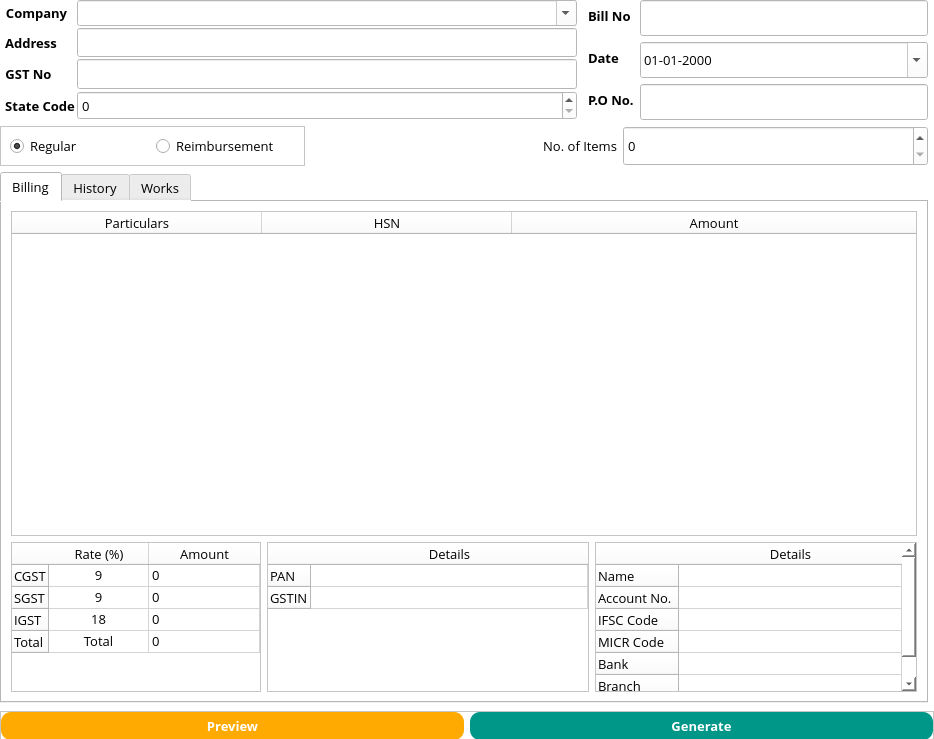
<?xml version="1.0" encoding="UTF-8"?>
<ui version="4.0">
 <class>Form</class>
 <widget class="QWidget" name="Form">
  <property name="windowModality">
   <enum>Qt::ApplicationModal</enum>
  </property>
  <property name="geometry">
   <rect>
    <x>0</x>
    <y>0</y>
    <width>934</width>
    <height>739</height>
   </rect>
  </property>
  <property name="minimumSize">
   <size>
    <width>800</width>
    <height>600</height>
   </size>
  </property>
  <property name="sizeIncrement">
   <size>
    <width>0</width>
    <height>0</height>
   </size>
  </property>
  <property name="windowTitle">
   <string>Form</string>
  </property>
  <property name="windowIcon">
   <iconset>
    <normaloff>../Icon/logo.png</normaloff>../Icon/logo.png</iconset>
  </property>
  <property name="styleSheet">
   <string notr="true">background-color: rgb(255, 255, 255);</string>
  </property>
  <layout class="QGridLayout" name="gridLayout">
   <property name="leftMargin">
    <number>0</number>
   </property>
   <property name="topMargin">
    <number>0</number>
   </property>
   <property name="rightMargin">
    <number>0</number>
   </property>
   <property name="bottomMargin">
    <number>0</number>
   </property>
   <item row="3" column="1" colspan="2">
    <widget class="QTabWidget" name="tabWidget">
     <property name="font">
      <font>
       <family>Open Sans</family>
       <pointsize>10</pointsize>
       <stylestrategy>PreferAntialias</stylestrategy>
      </font>
     </property>
     <property name="currentIndex">
      <number>0</number>
     </property>
     <widget class="QWidget" name="Billing">
      <attribute name="title">
       <string>Billing</string>
      </attribute>
      <layout class="QGridLayout" name="gridLayout_3">
       <item row="0" column="0" colspan="3">
        <widget class="QTableWidget" name="BillTable">
         <property name="minimumSize">
          <size>
           <width>0</width>
           <height>230</height>
          </size>
         </property>
         <property name="font">
          <font>
           <family>Open Sans</family>
           <pointsize>10</pointsize>
           <stylestrategy>PreferAntialias</stylestrategy>
          </font>
         </property>
         <property name="textElideMode">
          <enum>Qt::ElideMiddle</enum>
         </property>
         <attribute name="horizontalHeaderDefaultSectionSize">
          <number>250</number>
         </attribute>
         <attribute name="horizontalHeaderStretchLastSection">
          <bool>true</bool>
         </attribute>
         <column>
          <property name="text">
           <string>Particulars</string>
          </property>
         </column>
         <column>
          <property name="text">
           <string>HSN</string>
          </property>
         </column>
         <column>
          <property name="text">
           <string>Amount</string>
          </property>
         </column>
        </widget>
       </item>
       <item row="1" column="0">
        <widget class="QTableWidget" name="GSTRate">
         <property name="minimumSize">
          <size>
           <width>0</width>
           <height>50</height>
          </size>
         </property>
         <property name="maximumSize">
          <size>
           <width>250</width>
           <height>150</height>
          </size>
         </property>
         <property name="font">
          <font>
           <family>Open Sans</family>
           <pointsize>10</pointsize>
           <stylestrategy>PreferAntialias</stylestrategy>
          </font>
         </property>
         <attribute name="horizontalHeaderDefaultSectionSize">
          <number>100</number>
         </attribute>
         <attribute name="horizontalHeaderStretchLastSection">
          <bool>true</bool>
         </attribute>
         <attribute name="verticalHeaderMinimumSectionSize">
          <number>20</number>
         </attribute>
         <attribute name="verticalHeaderDefaultSectionSize">
          <number>20</number>
         </attribute>
         <row>
          <property name="text">
           <string>CGST</string>
          </property>
         </row>
         <row>
          <property name="text">
           <string>SGST</string>
          </property>
         </row>
         <row>
          <property name="text">
           <string>IGST</string>
          </property>
         </row>
         <row>
          <property name="text">
           <string>Total</string>
          </property>
         </row>
         <column>
          <property name="text">
           <string>Rate (%)</string>
          </property>
         </column>
         <column>
          <property name="text">
           <string>Amount</string>
          </property>
         </column>
         <item row="0" column="0">
          <property name="text">
           <string>9</string>
          </property>
          <property name="textAlignment">
           <set>AlignCenter</set>
          </property>
         </item>
         <item row="0" column="1">
          <property name="text">
           <string>0</string>
          </property>
          <property name="textAlignment">
           <set>AlignLeading|AlignVCenter</set>
          </property>
         </item>
         <item row="1" column="0">
          <property name="text">
           <string>9</string>
          </property>
          <property name="textAlignment">
           <set>AlignCenter</set>
          </property>
         </item>
         <item row="1" column="1">
          <property name="text">
           <string>0</string>
          </property>
          <property name="textAlignment">
           <set>AlignLeading|AlignVCenter</set>
          </property>
         </item>
         <item row="2" column="0">
          <property name="text">
           <string>18</string>
          </property>
          <property name="textAlignment">
           <set>AlignCenter</set>
          </property>
         </item>
         <item row="2" column="1">
          <property name="text">
           <string>0</string>
          </property>
          <property name="textAlignment">
           <set>AlignLeading|AlignVCenter</set>
          </property>
         </item>
         <item row="3" column="0">
          <property name="text">
           <string>Total</string>
          </property>
          <property name="textAlignment">
           <set>AlignCenter</set>
          </property>
         </item>
         <item row="3" column="1">
          <property name="text">
           <string>0</string>
          </property>
          <property name="textAlignment">
           <set>AlignLeading|AlignVCenter</set>
          </property>
         </item>
        </widget>
       </item>
       <item row="1" column="1">
        <widget class="QTableWidget" name="PANGST">
         <property name="maximumSize">
          <size>
           <width>16777215</width>
           <height>150</height>
          </size>
         </property>
         <property name="font">
          <font>
           <family>Open Sans</family>
           <pointsize>10</pointsize>
           <stylestrategy>PreferAntialias</stylestrategy>
          </font>
         </property>
         <attribute name="horizontalHeaderStretchLastSection">
          <bool>true</bool>
         </attribute>
         <attribute name="verticalHeaderMinimumSectionSize">
          <number>20</number>
         </attribute>
         <attribute name="verticalHeaderDefaultSectionSize">
          <number>20</number>
         </attribute>
         <row>
          <property name="text">
           <string>PAN</string>
          </property>
         </row>
         <row>
          <property name="text">
           <string>GSTIN</string>
          </property>
         </row>
         <column>
          <property name="text">
           <string>Details</string>
          </property>
         </column>
        </widget>
       </item>
       <item row="1" column="2">
        <widget class="QTableWidget" name="BankDetails">
         <property name="maximumSize">
          <size>
           <width>16777215</width>
           <height>150</height>
          </size>
         </property>
         <property name="font">
          <font>
           <family>Open Sans</family>
           <pointsize>10</pointsize>
           <stylestrategy>PreferAntialias</stylestrategy>
          </font>
         </property>
         <attribute name="horizontalHeaderStretchLastSection">
          <bool>true</bool>
         </attribute>
         <attribute name="verticalHeaderMinimumSectionSize">
          <number>20</number>
         </attribute>
         <attribute name="verticalHeaderDefaultSectionSize">
          <number>20</number>
         </attribute>
         <row>
          <property name="text">
           <string>Name</string>
          </property>
         </row>
         <row>
          <property name="text">
           <string>Account No.</string>
          </property>
         </row>
         <row>
          <property name="text">
           <string>IFSC Code</string>
          </property>
         </row>
         <row>
          <property name="text">
           <string>MICR Code</string>
          </property>
         </row>
         <row>
          <property name="text">
           <string>Bank</string>
          </property>
         </row>
         <row>
          <property name="text">
           <string>Branch</string>
          </property>
         </row>
         <column>
          <property name="text">
           <string>Details</string>
          </property>
         </column>
        </widget>
       </item>
      </layout>
     </widget>
     <widget class="QWidget" name="history">
      <attribute name="title">
       <string>History</string>
      </attribute>
      <layout class="QGridLayout" name="gridLayout_4">
       <item row="0" column="0">
        <widget class="QTableWidget" name="History">
         <column>
          <property name="text">
           <string>Date</string>
          </property>
         </column>
         <column>
          <property name="text">
           <string>Bill No.</string>
          </property>
         </column>
         <column>
          <property name="text">
           <string>Amount</string>
          </property>
         </column>
         <column>
          <property name="text">
           <string>Type</string>
          </property>
         </column>
         <column>
          <property name="text">
           <string>FilePath</string>
          </property>
         </column>
        </widget>
       </item>
      </layout>
     </widget>
     <widget class="QWidget" name="works">
      <attribute name="title">
       <string>Works</string>
      </attribute>
      <layout class="QGridLayout" name="gridLayout_5">
       <item row="0" column="0">
        <widget class="QTableWidget" name="tableWidget_2">
         <column>
          <property name="text">
           <string>Date</string>
          </property>
         </column>
         <column>
          <property name="text">
           <string>Particulars</string>
          </property>
         </column>
         <column>
          <property name="text">
           <string>Attended by</string>
          </property>
         </column>
         <column>
          <property name="text">
           <string>Current Billing</string>
          </property>
         </column>
        </widget>
       </item>
      </layout>
     </widget>
    </widget>
   </item>
   <item row="4" column="1" colspan="3">
    <widget class="QFrame" name="frame">
     <property name="sizePolicy">
      <sizepolicy hsizetype="Preferred" vsizetype="Preferred">
       <horstretch>0</horstretch>
       <verstretch>0</verstretch>
      </sizepolicy>
     </property>
     <property name="minimumSize">
      <size>
       <width>0</width>
       <height>30</height>
      </size>
     </property>
     <property name="maximumSize">
      <size>
       <width>16777215</width>
       <height>26</height>
      </size>
     </property>
     <property name="font">
      <font>
       <family>Open Sans</family>
       <pointsize>10</pointsize>
       <stylestrategy>PreferAntialias</stylestrategy>
      </font>
     </property>
     <property name="frameShape">
      <enum>QFrame::StyledPanel</enum>
     </property>
     <property name="frameShadow">
      <enum>QFrame::Raised</enum>
     </property>
     <layout class="QGridLayout" name="gridLayout_2">
      <property name="leftMargin">
       <number>0</number>
      </property>
      <property name="topMargin">
       <number>0</number>
      </property>
      <property name="rightMargin">
       <number>0</number>
      </property>
      <property name="bottomMargin">
       <number>0</number>
      </property>
      <item row="1" column="0">
       <widget class="QPushButton" name="Prefill">
        <property name="sizePolicy">
         <sizepolicy hsizetype="Minimum" vsizetype="Expanding">
          <horstretch>0</horstretch>
          <verstretch>0</verstretch>
         </sizepolicy>
        </property>
        <property name="font">
         <font>
          <family>Open Sans</family>
          <pointsize>10</pointsize>
          <weight>75</weight>
          <bold>true</bold>
          <stylestrategy>PreferAntialias</stylestrategy>
         </font>
        </property>
        <property name="styleSheet">
         <string notr="true">color: rgb(255, 255, 255);
background-color:rgb(255, 170, 0);
border-radius:10;</string>
        </property>
        <property name="text">
         <string>Preview</string>
        </property>
       </widget>
      </item>
      <item row="1" column="1">
       <widget class="QPushButton" name="savebutton">
        <property name="sizePolicy">
         <sizepolicy hsizetype="Minimum" vsizetype="Expanding">
          <horstretch>0</horstretch>
          <verstretch>0</verstretch>
         </sizepolicy>
        </property>
        <property name="font">
         <font>
          <family>Open Sans</family>
          <pointsize>10</pointsize>
          <weight>75</weight>
          <bold>true</bold>
          <stylestrategy>PreferAntialias</stylestrategy>
         </font>
        </property>
        <property name="styleSheet">
         <string notr="true">color: rgb(255, 255, 255);
background-color:rgb(0,150,136);
border-radius:10;</string>
        </property>
        <property name="text">
         <string>Generate</string>
        </property>
        <property name="icon">
         <iconset>
          <normaloff>../../../Resources/Images/check-mark.png</normaloff>../../../Resources/Images/check-mark.png</iconset>
        </property>
       </widget>
      </item>
     </layout>
    </widget>
   </item>
   <item row="1" column="1">
    <widget class="QWidget" name="widget_2" native="true">
     <property name="minimumSize">
      <size>
       <width>0</width>
       <height>0</height>
      </size>
     </property>
     <property name="maximumSize">
      <size>
       <width>16777215</width>
       <height>120</height>
      </size>
     </property>
     <property name="font">
      <font>
       <family>Open Sans</family>
       <pointsize>10</pointsize>
       <stylestrategy>PreferAntialias</stylestrategy>
      </font>
     </property>
     <layout class="QFormLayout" name="formLayout">
      <property name="horizontalSpacing">
       <number>2</number>
      </property>
      <property name="verticalSpacing">
       <number>2</number>
      </property>
      <property name="leftMargin">
       <number>5</number>
      </property>
      <property name="topMargin">
       <number>0</number>
      </property>
      <property name="rightMargin">
       <number>5</number>
      </property>
      <property name="bottomMargin">
       <number>0</number>
      </property>
      <item row="0" column="0">
       <widget class="QLabel" name="CompTitle">
        <property name="sizePolicy">
         <sizepolicy hsizetype="Preferred" vsizetype="Preferred">
          <horstretch>0</horstretch>
          <verstretch>0</verstretch>
         </sizepolicy>
        </property>
        <property name="minimumSize">
         <size>
          <width>0</width>
          <height>10</height>
         </size>
        </property>
        <property name="maximumSize">
         <size>
          <width>150</width>
          <height>30</height>
         </size>
        </property>
        <property name="font">
         <font>
          <family>Open Sans</family>
          <pointsize>10</pointsize>
          <weight>75</weight>
          <bold>true</bold>
          <stylestrategy>PreferAntialias</stylestrategy>
         </font>
        </property>
        <property name="frameShape">
         <enum>QFrame::NoFrame</enum>
        </property>
        <property name="text">
         <string>Company</string>
        </property>
        <property name="alignment">
         <set>Qt::AlignCenter</set>
        </property>
       </widget>
      </item>
      <item row="0" column="1">
       <widget class="QComboBox" name="CompanySelect">
        <property name="sizePolicy">
         <sizepolicy hsizetype="Preferred" vsizetype="Expanding">
          <horstretch>0</horstretch>
          <verstretch>0</verstretch>
         </sizepolicy>
        </property>
        <property name="font">
         <font>
          <family>Open Sans</family>
          <pointsize>10</pointsize>
          <stylestrategy>PreferAntialias</stylestrategy>
         </font>
        </property>
        <property name="editable">
         <bool>true</bool>
        </property>
       </widget>
      </item>
      <item row="1" column="0">
       <widget class="QLabel" name="AddressTitle">
        <property name="sizePolicy">
         <sizepolicy hsizetype="Preferred" vsizetype="Preferred">
          <horstretch>0</horstretch>
          <verstretch>0</verstretch>
         </sizepolicy>
        </property>
        <property name="minimumSize">
         <size>
          <width>0</width>
          <height>30</height>
         </size>
        </property>
        <property name="maximumSize">
         <size>
          <width>150</width>
          <height>16777215</height>
         </size>
        </property>
        <property name="font">
         <font>
          <family>Open Sans</family>
          <pointsize>10</pointsize>
          <weight>75</weight>
          <bold>true</bold>
          <stylestrategy>PreferAntialias</stylestrategy>
         </font>
        </property>
        <property name="frameShape">
         <enum>QFrame::NoFrame</enum>
        </property>
        <property name="text">
         <string>Address</string>
        </property>
        <property name="alignment">
         <set>Qt::AlignCenter</set>
        </property>
       </widget>
      </item>
      <item row="1" column="1">
       <widget class="QLineEdit" name="Address">
        <property name="sizePolicy">
         <sizepolicy hsizetype="Expanding" vsizetype="Expanding">
          <horstretch>0</horstretch>
          <verstretch>0</verstretch>
         </sizepolicy>
        </property>
        <property name="font">
         <font>
          <family>Open Sans</family>
          <pointsize>10</pointsize>
          <stylestrategy>PreferAntialias</stylestrategy>
         </font>
        </property>
       </widget>
      </item>
      <item row="2" column="0">
       <widget class="QLabel" name="GSTTitle">
        <property name="sizePolicy">
         <sizepolicy hsizetype="Preferred" vsizetype="Preferred">
          <horstretch>0</horstretch>
          <verstretch>0</verstretch>
         </sizepolicy>
        </property>
        <property name="minimumSize">
         <size>
          <width>0</width>
          <height>30</height>
         </size>
        </property>
        <property name="maximumSize">
         <size>
          <width>150</width>
          <height>16777215</height>
         </size>
        </property>
        <property name="font">
         <font>
          <family>Open Sans</family>
          <pointsize>10</pointsize>
          <weight>75</weight>
          <bold>true</bold>
          <stylestrategy>PreferAntialias</stylestrategy>
         </font>
        </property>
        <property name="frameShape">
         <enum>QFrame::NoFrame</enum>
        </property>
        <property name="text">
         <string>GST No</string>
        </property>
        <property name="alignment">
         <set>Qt::AlignCenter</set>
        </property>
       </widget>
      </item>
      <item row="2" column="1">
       <widget class="QLineEdit" name="GST">
        <property name="sizePolicy">
         <sizepolicy hsizetype="Expanding" vsizetype="Expanding">
          <horstretch>0</horstretch>
          <verstretch>0</verstretch>
         </sizepolicy>
        </property>
        <property name="font">
         <font>
          <family>Open Sans</family>
          <pointsize>10</pointsize>
          <stylestrategy>PreferAntialias</stylestrategy>
         </font>
        </property>
       </widget>
      </item>
      <item row="3" column="0">
       <widget class="QLabel" name="StateCodeTitle">
        <property name="sizePolicy">
         <sizepolicy hsizetype="Preferred" vsizetype="Preferred">
          <horstretch>0</horstretch>
          <verstretch>0</verstretch>
         </sizepolicy>
        </property>
        <property name="minimumSize">
         <size>
          <width>0</width>
          <height>30</height>
         </size>
        </property>
        <property name="maximumSize">
         <size>
          <width>150</width>
          <height>16777215</height>
         </size>
        </property>
        <property name="font">
         <font>
          <family>Open Sans</family>
          <pointsize>10</pointsize>
          <weight>75</weight>
          <bold>true</bold>
          <stylestrategy>PreferAntialias</stylestrategy>
         </font>
        </property>
        <property name="frameShape">
         <enum>QFrame::NoFrame</enum>
        </property>
        <property name="text">
         <string>State Code</string>
        </property>
        <property name="alignment">
         <set>Qt::AlignCenter</set>
        </property>
       </widget>
      </item>
      <item row="3" column="1">
       <widget class="QSpinBox" name="StateCode">
        <property name="sizePolicy">
         <sizepolicy hsizetype="Minimum" vsizetype="Expanding">
          <horstretch>0</horstretch>
          <verstretch>0</verstretch>
         </sizepolicy>
        </property>
        <property name="font">
         <font>
          <family>Open Sans</family>
          <pointsize>10</pointsize>
          <stylestrategy>PreferAntialias</stylestrategy>
         </font>
        </property>
       </widget>
      </item>
     </layout>
    </widget>
   </item>
   <item row="1" column="2">
    <widget class="QWidget" name="widget_3" native="true">
     <property name="minimumSize">
      <size>
       <width>170</width>
       <height>0</height>
      </size>
     </property>
     <property name="maximumSize">
      <size>
       <width>340</width>
       <height>120</height>
      </size>
     </property>
     <property name="font">
      <font>
       <family>Open Sans</family>
       <pointsize>10</pointsize>
       <stylestrategy>PreferAntialias</stylestrategy>
      </font>
     </property>
     <layout class="QFormLayout" name="formLayout_2">
      <property name="leftMargin">
       <number>0</number>
      </property>
      <property name="topMargin">
       <number>0</number>
      </property>
      <property name="rightMargin">
       <number>0</number>
      </property>
      <property name="bottomMargin">
       <number>0</number>
      </property>
      <item row="0" column="0">
       <widget class="QLabel" name="BillNoTitle">
        <property name="font">
         <font>
          <family>Open Sans</family>
          <pointsize>10</pointsize>
          <weight>75</weight>
          <bold>true</bold>
          <stylestrategy>PreferAntialias</stylestrategy>
         </font>
        </property>
        <property name="text">
         <string>Bill No</string>
        </property>
       </widget>
      </item>
      <item row="0" column="1">
       <widget class="QLineEdit" name="BillNo">
        <property name="sizePolicy">
         <sizepolicy hsizetype="Expanding" vsizetype="Expanding">
          <horstretch>0</horstretch>
          <verstretch>0</verstretch>
         </sizepolicy>
        </property>
        <property name="font">
         <font>
          <family>Open Sans</family>
          <pointsize>10</pointsize>
          <stylestrategy>PreferAntialias</stylestrategy>
         </font>
        </property>
       </widget>
      </item>
      <item row="1" column="0">
       <widget class="QLabel" name="DateTitle">
        <property name="font">
         <font>
          <family>Open Sans</family>
          <pointsize>10</pointsize>
          <weight>75</weight>
          <bold>true</bold>
          <stylestrategy>PreferAntialias</stylestrategy>
         </font>
        </property>
        <property name="text">
         <string>Date</string>
        </property>
       </widget>
      </item>
      <item row="1" column="1">
       <widget class="QDateEdit" name="Date">
        <property name="sizePolicy">
         <sizepolicy hsizetype="Minimum" vsizetype="Expanding">
          <horstretch>0</horstretch>
          <verstretch>0</verstretch>
         </sizepolicy>
        </property>
        <property name="font">
         <font>
          <family>Open Sans</family>
          <pointsize>10</pointsize>
          <stylestrategy>PreferAntialias</stylestrategy>
         </font>
        </property>
        <property name="styleSheet">
         <string notr="true">background-color: rgb(255, 255, 255);
color: rgb(0, 0, 0);</string>
        </property>
        <property name="alignment">
         <set>Qt::AlignLeading|Qt::AlignLeft|Qt::AlignVCenter</set>
        </property>
        <property name="displayFormat">
         <string>dd-MM-yyyy</string>
        </property>
        <property name="calendarPopup">
         <bool>true</bool>
        </property>
       </widget>
      </item>
      <item row="2" column="0">
       <widget class="QLabel" name="POTitle">
        <property name="font">
         <font>
          <family>Open Sans</family>
          <pointsize>10</pointsize>
          <weight>75</weight>
          <bold>true</bold>
          <stylestrategy>PreferAntialias</stylestrategy>
         </font>
        </property>
        <property name="text">
         <string>P.O No.</string>
        </property>
       </widget>
      </item>
      <item row="2" column="1">
       <widget class="QLineEdit" name="PoNo">
        <property name="sizePolicy">
         <sizepolicy hsizetype="Expanding" vsizetype="Expanding">
          <horstretch>0</horstretch>
          <verstretch>0</verstretch>
         </sizepolicy>
        </property>
        <property name="font">
         <font>
          <family>Open Sans</family>
          <pointsize>10</pointsize>
          <stylestrategy>PreferAntialias</stylestrategy>
         </font>
        </property>
       </widget>
      </item>
     </layout>
    </widget>
   </item>
   <item row="2" column="1" colspan="2">
    <widget class="QWidget" name="widget" native="true">
     <property name="minimumSize">
      <size>
       <width>0</width>
       <height>40</height>
      </size>
     </property>
     <property name="maximumSize">
      <size>
       <width>16777215</width>
       <height>40</height>
      </size>
     </property>
     <property name="font">
      <font>
       <family>Open Sans</family>
       <pointsize>10</pointsize>
       <stylestrategy>PreferAntialias</stylestrategy>
      </font>
     </property>
     <layout class="QHBoxLayout" name="horizontalLayout">
      <property name="leftMargin">
       <number>0</number>
      </property>
      <property name="topMargin">
       <number>0</number>
      </property>
      <property name="rightMargin">
       <number>0</number>
      </property>
      <property name="bottomMargin">
       <number>0</number>
      </property>
      <item>
       <widget class="QFrame" name="frame_2">
        <property name="font">
         <font>
          <family>Open Sans</family>
          <pointsize>10</pointsize>
          <stylestrategy>PreferAntialias</stylestrategy>
         </font>
        </property>
        <property name="frameShape">
         <enum>QFrame::StyledPanel</enum>
        </property>
        <property name="frameShadow">
         <enum>QFrame::Raised</enum>
        </property>
        <layout class="QHBoxLayout" name="horizontalLayout_2">
         <item>
          <widget class="QRadioButton" name="RB_Regular">
           <property name="font">
            <font>
             <family>Open Sans</family>
             <pointsize>10</pointsize>
             <stylestrategy>PreferAntialias</stylestrategy>
            </font>
           </property>
           <property name="text">
            <string>Regular</string>
           </property>
           <property name="checked">
            <bool>true</bool>
           </property>
          </widget>
         </item>
         <item>
          <widget class="QRadioButton" name="Rb_Reimb">
           <property name="font">
            <font>
             <family>Open Sans</family>
             <pointsize>10</pointsize>
             <stylestrategy>PreferAntialias</stylestrategy>
            </font>
           </property>
           <property name="text">
            <string>Reimbursement</string>
           </property>
          </widget>
         </item>
        </layout>
       </widget>
      </item>
      <item>
       <widget class="QLabel" name="label">
        <property name="font">
         <font>
          <family>Open Sans</family>
          <pointsize>10</pointsize>
          <stylestrategy>PreferAntialias</stylestrategy>
         </font>
        </property>
        <property name="text">
         <string>No. of Items</string>
        </property>
        <property name="alignment">
         <set>Qt::AlignRight|Qt::AlignTrailing|Qt::AlignVCenter</set>
        </property>
       </widget>
      </item>
      <item>
       <widget class="QSpinBox" name="NoOfItems">
        <property name="sizePolicy">
         <sizepolicy hsizetype="Minimum" vsizetype="Expanding">
          <horstretch>0</horstretch>
          <verstretch>0</verstretch>
         </sizepolicy>
        </property>
        <property name="font">
         <font>
          <family>Open Sans</family>
          <pointsize>10</pointsize>
          <stylestrategy>PreferAntialias</stylestrategy>
         </font>
        </property>
       </widget>
      </item>
     </layout>
    </widget>
   </item>
  </layout>
 </widget>
 <resources/>
 <connections/>
</ui>
